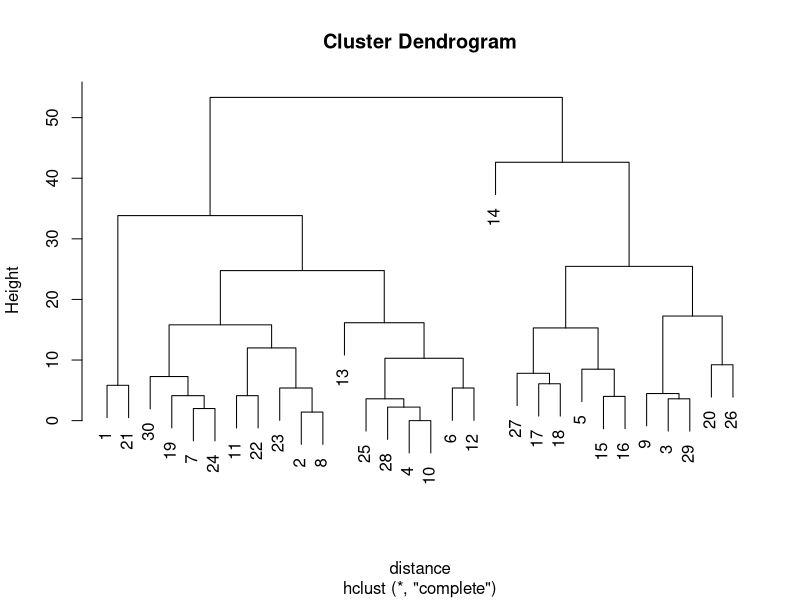
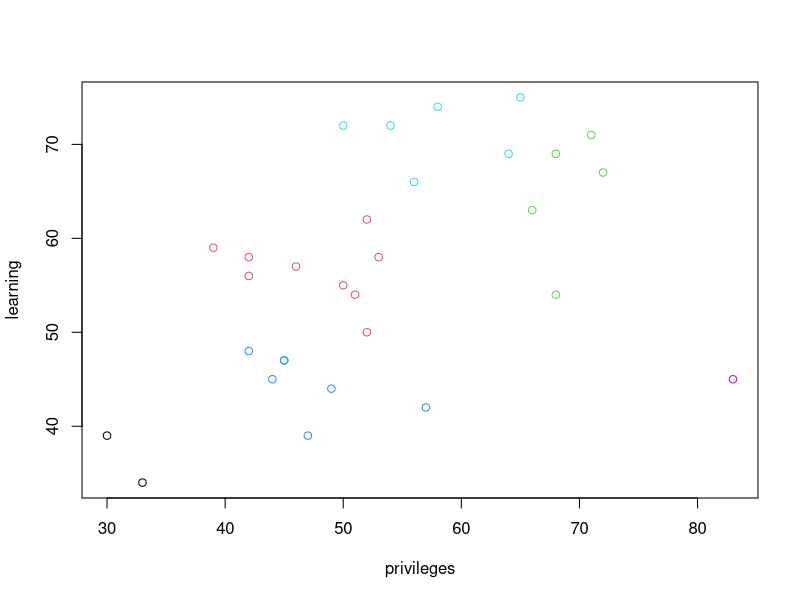

Recreate these plots in R, in order.
#HIERARCHICAL CLUSTERING (unsupervised learning)
library(datasets)
?attitude

data <- attitude[, c(3,4)]
#we are using only 2 variables for learning purposes (see how clusters change)

distance <- dist(data)
clusters <- hclust(distance, method="complete")
#complete link-max distance of all points
clusters

plot(clusters)

clusterCut <- cutree(clusters, k=6) #cutting based on num of clusters
clusterCut
plot(data, col = clusterCut)
#cutree(clusters, h=20) #cutting based on the height

#EVALUATING THE MODEL using silhoutte 
library(cluster)
# ?silhouette
ss<-silhouette(clusterCut, dist(data))
mean(ss[,3])

